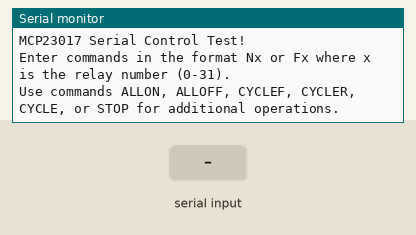
Bench run of a sketch on a simulated Arduino Uno, built with avr-gcc and run on an emulated ATmega328P. Shown: the last lines printed to the serial monitor. The test bench sets the inputs (shaded band).

Above: at 1.3 s.
1.4 s: "ALLON\n" received over Serial
At 2.6 s:
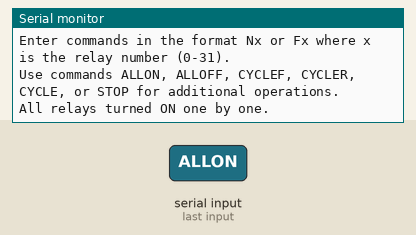
2.9 s: "ALLOFF\n" received over Serial
At 4.0 s:
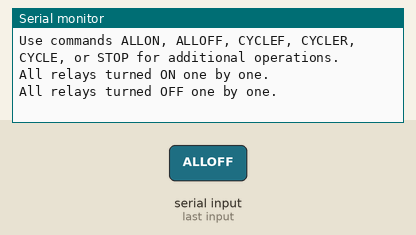
4.4 s: "CYCLE\n" received over Serial
At 4.9 s:
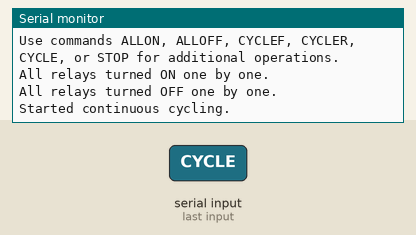
5.9 s: "STOP\n" received over Serial
At 7.1 s:
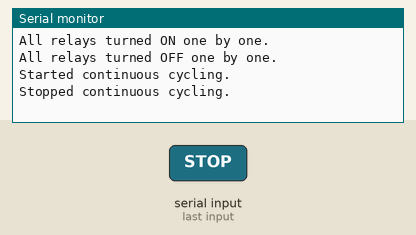
7.4 s: "90,45\n" received over Serial
At 8.4 s:
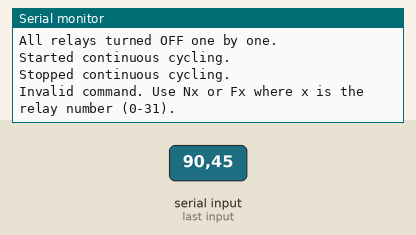
8.9 s: "5\n" received over Serial
At 9.3 s:
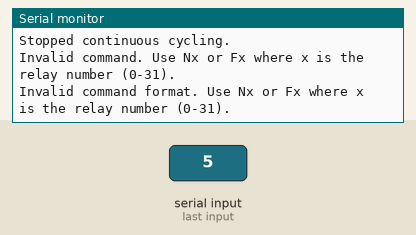

Measured:
- after the input at 1.4 s, the serial monitor: prints a new line at once (image 1)
- after the input at 2.9 s, the serial monitor: prints a new line at once (image 2)
- after the input at 4.4 s, the serial monitor: prints a new line at once (image 3)
- after the input at 5.9 s, the serial monitor: prints a new line after 0.07 s (image 4)
- after the input at 7.4 s, the serial monitor: prints a new line at once (image 5)
- after the input at 8.9 s, the serial monitor: prints a new line at once (image 6)

The sketch:

Multiple_MCP23017_arduino.ino
```cpp
#include <Wire.h>
#include <Adafruit_MCP23X17.h>

// Create instances for the two MCP23017 devices
Adafruit_MCP23X17 mcp1;
Adafruit_MCP23X17 mcp2;

bool cycling = false;
unsigned long lastCycleTime = 0;
int cycleRelayIndex = 0;
bool cycleForward = true;

void setup() {
  Serial.begin(9600);
  Serial.println("MCP23017 Serial Control Test!");

  // Initialize the first MCP23017 using I2C with address 0x20
  if (!mcp1.begin_I2C(0x20)) {
    Serial.println("Error initializing MCP23017 at address 0x20.");
    while (1);
  }

  // Initialize the second MCP23017 using I2C with address 0x21
  if (!mcp2.begin_I2C(0x21)) {
    Serial.println("Error initializing MCP23017 at address 0x21.");
    while (1);
  }

  // Configure all pins of both MCP23017s as outputs and turn off all relays initially
  for (uint8_t pin = 0; pin < 16; pin++) {
    mcp1.pinMode(pin, OUTPUT);
    mcp1.digitalWrite(pin, HIGH);  // Ensure relays are off initially (HIGH for low-level trigger relays)

    mcp2.pinMode(pin, OUTPUT);
    mcp2.digitalWrite(pin, HIGH);  // Ensure relays are off initially (HIGH for low-level trigger relays)
  }

  Serial.println("Enter commands in the format Nx or Fx where x is the relay number (0-31).");
  Serial.println("Use commands ALLON, ALLOFF, CYCLEF, CYCLER, CYCLE, or STOP for additional operations.");
}

void loop() {
  if (Serial.available()) {
    String command = Serial.readStringUntil('\n');
    command.trim();

    if (command.equals("ALLON")) {
      turnAllRelays(true);
      Serial.println("All relays turned ON one by one.");
    } else if (command.equals("ALLOFF")) {
      turnAllRelays(false);
      Serial.println("All relays turned OFF one by one.");
    } else if (command.equals("CYCLEF")) {
      cycleForwardOnce();
      Serial.println("Cycled forward through all relays once.");
    } else if (command.equals("CYCLER")) {
      cycleBackwardOnce();
      Serial.println("Cycled backward through all relays once.");
    } else if (command.equals("CYCLE")) {
      cycling = true;
      cycleRelayIndex = 0;
      cycleForward = true;
      Serial.println("Started continuous cycling.");
    } else if (command.equals("STOP")) {
      cycling = false;
      turnAllRelays(false);
      Serial.println("Stopped continuous cycling.");
    } else if (command.length() > 1) {
      char action = command.charAt(0);
      int relay = command.substring(1).toInt();

      if (relay >= 0 && relay < 32) {
        Adafruit_MCP23X17 &mcp = (relay < 16) ? mcp1 : mcp2;
        uint8_t pin = (relay < 16) ? relay : relay - 16;

        if (action == 'N') {
          mcp.digitalWrite(pin, LOW); // Turn on relay (LOW for low-level trigger)
          Serial.print("Relay ");
          Serial.print(relay);
          Serial.println(" turned ON.");
        } else if (action == 'F') {
          mcp.digitalWrite(pin, HIGH); // Turn off relay (HIGH for low-level trigger)
          Serial.print("Relay ");
          Serial.print(relay);
          Serial.println(" turned OFF.");
        } else {
          Serial.println("Invalid command. Use Nx or Fx where x is the relay number (0-31).");
        }
      } else {
        Serial.println("Invalid relay number. Use 0-31.");
      }
    } else {
      Serial.println("Invalid command format. Use Nx or Fx where x is the relay number (0-31).");
    }
  }

  if (cycling && (millis() - lastCycleTime) > 100) { // Adjust the delay as needed
    // Turn off all relays first
    turnAllRelays(false);

    // Turn on the current relay
    cycleRelay(cycleRelayIndex, true);

    if (cycleForward) {
      cycleRelayIndex++;
      if (cycleRelayIndex >= 32) {
        cycleRelayIndex = 31;
        cycleForward = false;
      }
    } else {
      cycleRelayIndex--;
      if (cycleRelayIndex < 0) {
        cycleRelayIndex = 0;
        cycleForward = true;
      }
    }

    lastCycleTime = millis();
  }
}

void turnAllRelays(bool state) {
  for (uint8_t pin = 0; pin < 16; pin++) {
    mcp1.digitalWrite(pin, state ? LOW : HIGH);
    mcp2.digitalWrite(pin, state ? LOW : HIGH);
  }
}

void cycleForwardOnce() {
  for (uint8_t relay = 0; relay < 32; relay++) {
    cycleRelay(relay, false);
  }
}

void cycleBackwardOnce() {
  for (int relay = 31; relay >= 0; relay--) {
    cycleRelay(relay, false);
  }
}

void cycleRelay(int relay, bool continuous) {
  Adafruit_MCP23X17 &mcp = (relay < 16) ? mcp1 : mcp2;
  uint8_t pin = (relay < 16) ? relay : relay - 16;

  // Turn on current relay
  mcp.digitalWrite(pin, LOW);
  delay(100); // Delay to keep relay on for a short time

  // Turn off current relay unless continuous mode
  if (!continuous) {
    mcp.digitalWrite(pin, HIGH);
  }
}

void cycleRelays() {
  for (uint8_t relay = 0; relay < 32; relay++) {
    cycleRelay(relay, false);
  }
  for (int relay = 31; relay >= 0; relay--) {
    cycleRelay(relay, false);
  }
  turnAllRelays(false);
}
```
